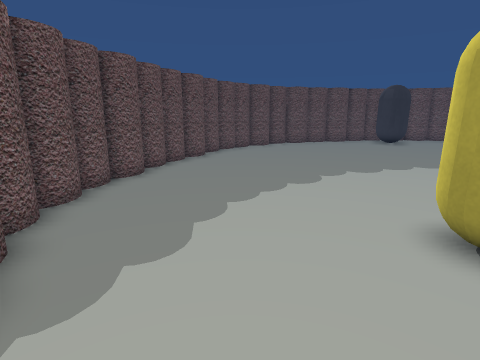
View 1 (above)

16 first-person views from a walk through a Unity game level. The camera is 1.2 m above the floor, tilts 14° down and sees 80° across. The floor is counted in squares, 0.5 m on a side. Each view is taken from the middle of a square. On the plan, view 1 faces up. The plan holds only what a view shows up to about 18 squares ahead; the rest is blank. The place goes on beyond the plan. The player is left out.

View 2
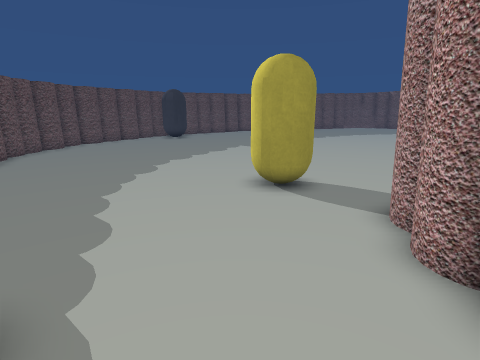

View 3
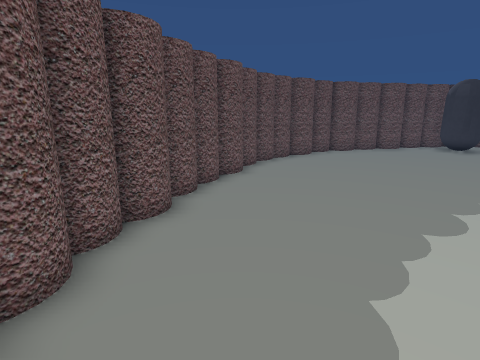

View 4
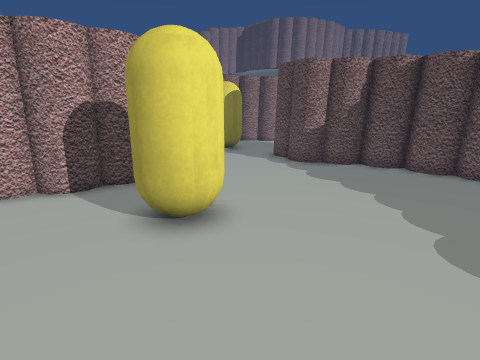

View 5
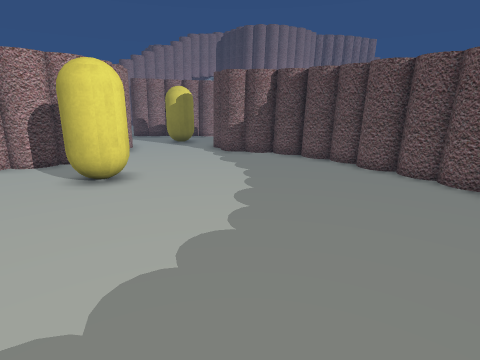

View 6
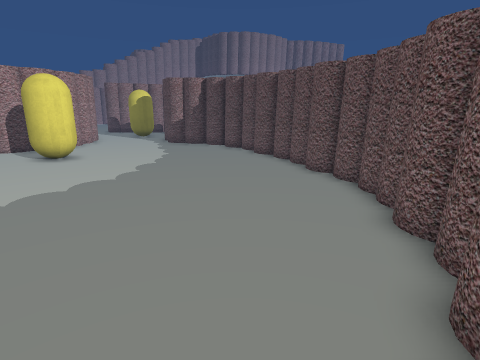

View 7
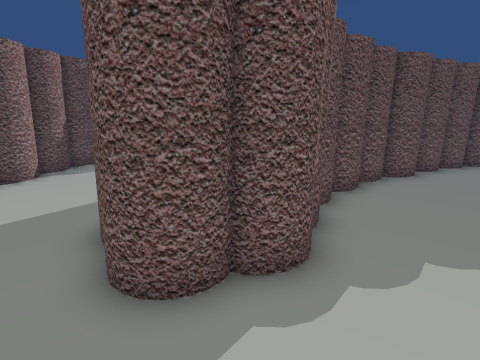

View 8
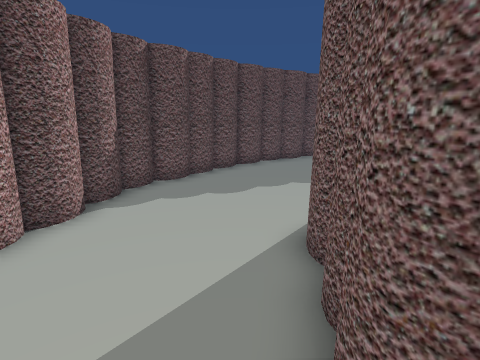

View 9
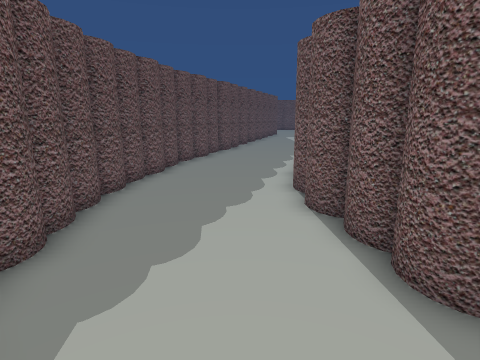

View 10
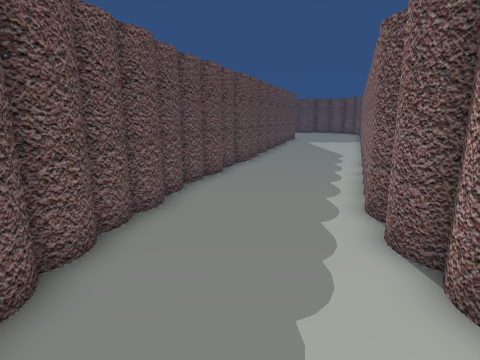

View 11
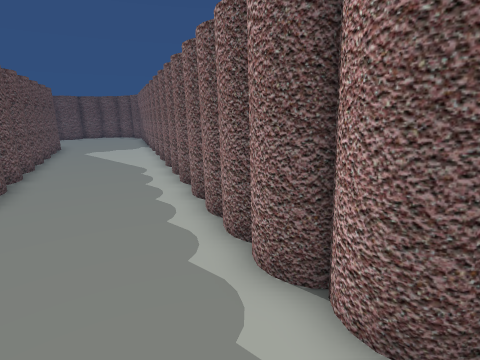

View 12
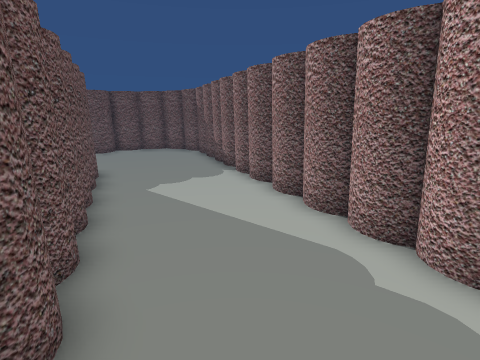

View 13
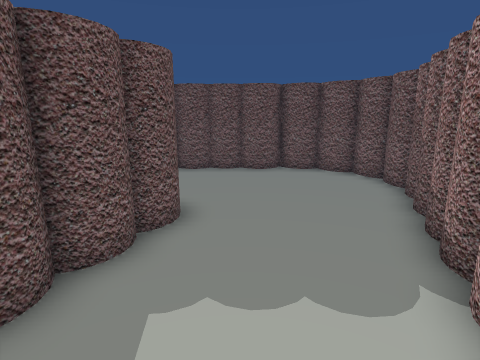

View 14
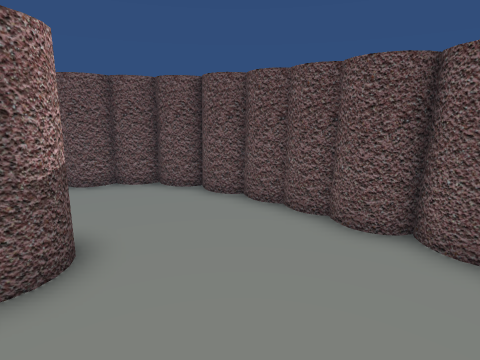

View 15
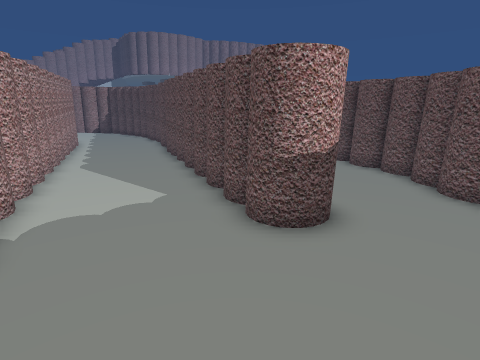

View 16
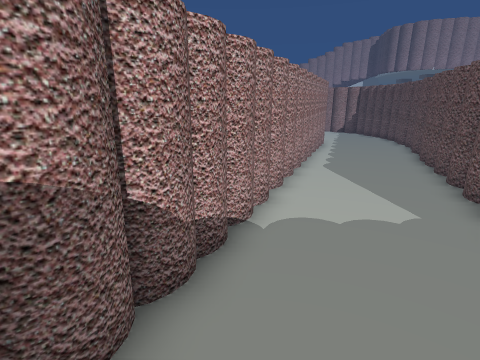

### Floor plan
Key: @ floor where view 1 was taken; # wall or solid block; . floor; = window, fence, low wall or low ledge; ^ raised ledge; C yellow capsule.
Columns run from 16 left of view 1 to 8 right of it. Each row starts with its distance up from view 1.
 34       ^^^^^^^^
 33     ####......##
 32    ##..........#
 31    ##..........#
 30   ##...........#
 29  ##....##.....##
 28  #..... #.....#
 27 ##..    #.....#
 26 #.     ##....##
 25        #.....#
 24        #....##
 23       ##....#
 22       #.....#        ####
 21      ##....##      ####=.
 20      #.....#     ###.....
 19     ##....##    ##.......
 18     #.....##   ##........
 17     #.....#   ##.........
 16    ##....##   #..........
 15    #.....#   ##..........
 14   ##....##   #...........
 13   #.....#   ##...........
 12   #.....#   ##...........
 11  ##....##   #............
 10  ##....#   ##............
  9  #.....#   ##............
  8  #.....#   # ............
  7  #.....#   #.............
  6  #.....#   ##.......CC...
  5  #.....##  ##.......CC...
  4  #.....##   #.......CC...
  3  # .....#   ##...........
  2  ##.....##  ##...........
  1   ##.....####......####.
  0    #.......##...@.##  ##
 -1    ##............##

Positions as (right, up) in squares from view 1, and headings:
1: (0, 0), facing up
2: (-3, -1), facing up-right
3: (-2, 4), facing up
4: (8, 10), facing down-left
5: (8, 15), facing down-left
6: (8, 21), facing down-left
7: (-1, -1), facing up-left
8: (-6, -1), facing up-left
9: (-11, 0), facing up
10: (-12, 4), facing up
11: (-12, 8), facing up-right
12: (-11, 17), facing up-right
13: (-6, 22), facing up
14: (-3, 28), facing up-left
15: (-3, 32), facing down-left
16: (-3, 31), facing down
